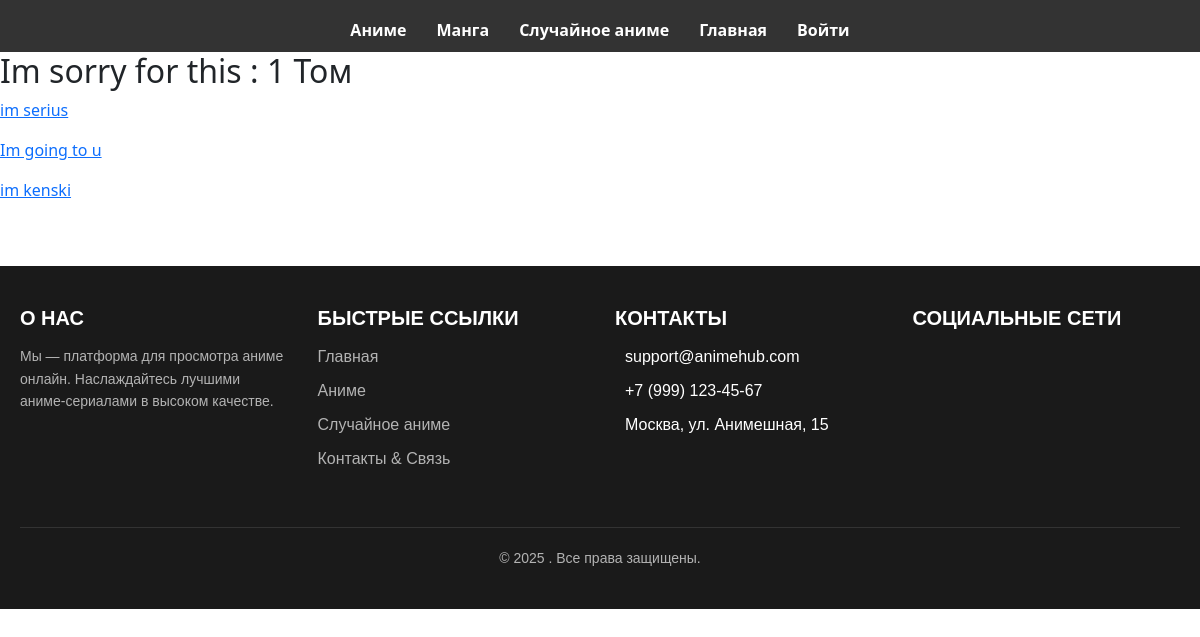
The page /read_manga/ne-vinovata-chto-ne-populyarna/im-sorry-for-this on the database its author committed.
### manga/models.py (models this page shows, shortened)
class Tom(models.Model):
    name = models.CharField(max_length=100, verbose_name='Название')
    slug = models.SlugField(max_length=200, unique=True, blank=True, null=True, verbose_name='URL')
    tom_number = models.IntegerField()
    manga = models.ForeignKey(  # Изменили направление связи
        Manga,
        on_delete=models.CASCADE,
        related_name='toms',
        verbose_name='Манга'
    )

class Capitel(models.Model):
    name = models.CharField(max_length=100, verbose_name='Название')
    slug = models.SlugField(max_length=200, unique=True, blank=True, null=True, verbose_name='URL')
    captel_number = models.IntegerField(verbose_name='Номер главы')
    tom = models.ForeignKey(  # Связь с томом
        Tom,
        on_delete=models.CASCADE,
        related_name='capitels',
        verbose_name='Том'
    )

### manga/views.py (the view)
# urls.py: path('<slug:manga_slug>/<slug:tom_slug>', TomDetailView.as_view(), name='tom_detail')
class TomDetailView(DetailView):
    model = Tom
    template_name = 'manga/tom_detail.html'
    slug_url_kwarg = 'tom_slug'
    context_object_name = 'tom'
    def get_queryset(self):
        return super().get_queryset().select_related('manga')
    def get_context_data(self, **kwargs):
        context = super().get_context_data(**kwargs)
        context.update({
            'manga': self.object.manga,
            'capitels': self.object.capitels.order_by('captel_number')
        })
        return context

### animes/context_processors.py (called while the page is built)
def random_anime(request):
    return {
        'random_anime': Anime.objects.order_by('?').first()
    }

### manga/templates/manga/tom_detail.html
{% extends 'app/base.html' %}
{% load static %}
{% block content %}
    <h2>{{ tom.name }} : {{ tom.tom_number }} Том</h2>
    {% for capitel in capitels %}
        <p><a href="{% url 'manga:capitel_detail'  tom.slug capitel.slug %}">{{ capitel.name }}</a></p>
    {% endfor %}
{% endblock %}

### rows shown on the page
Tom: name "Im sorry for this", tom_number "1"
Capitel: name "im serius"
Capitel: name "Im going to u"
Capitel: name "im kenski"
